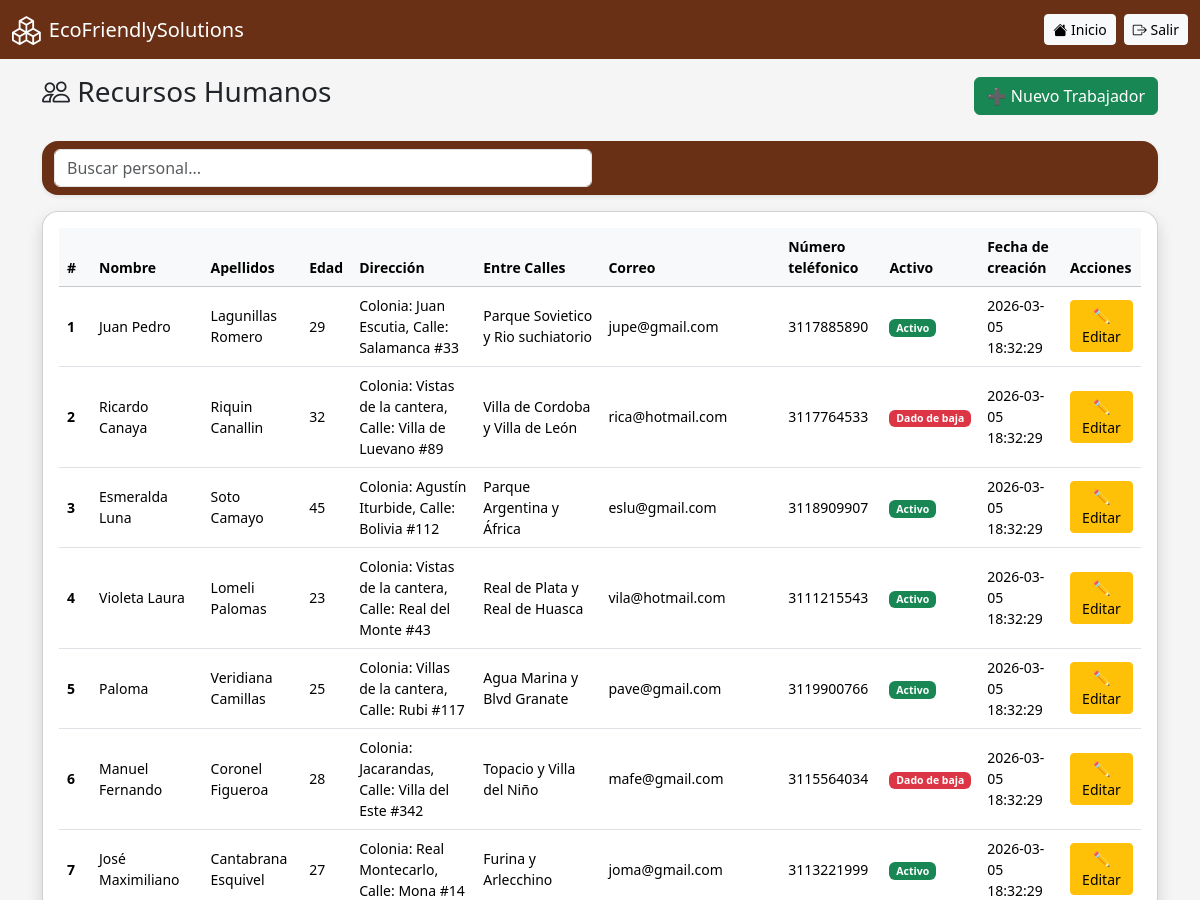
The page /rh/listar.php (signed in, upper part) on the database as committed earlier.
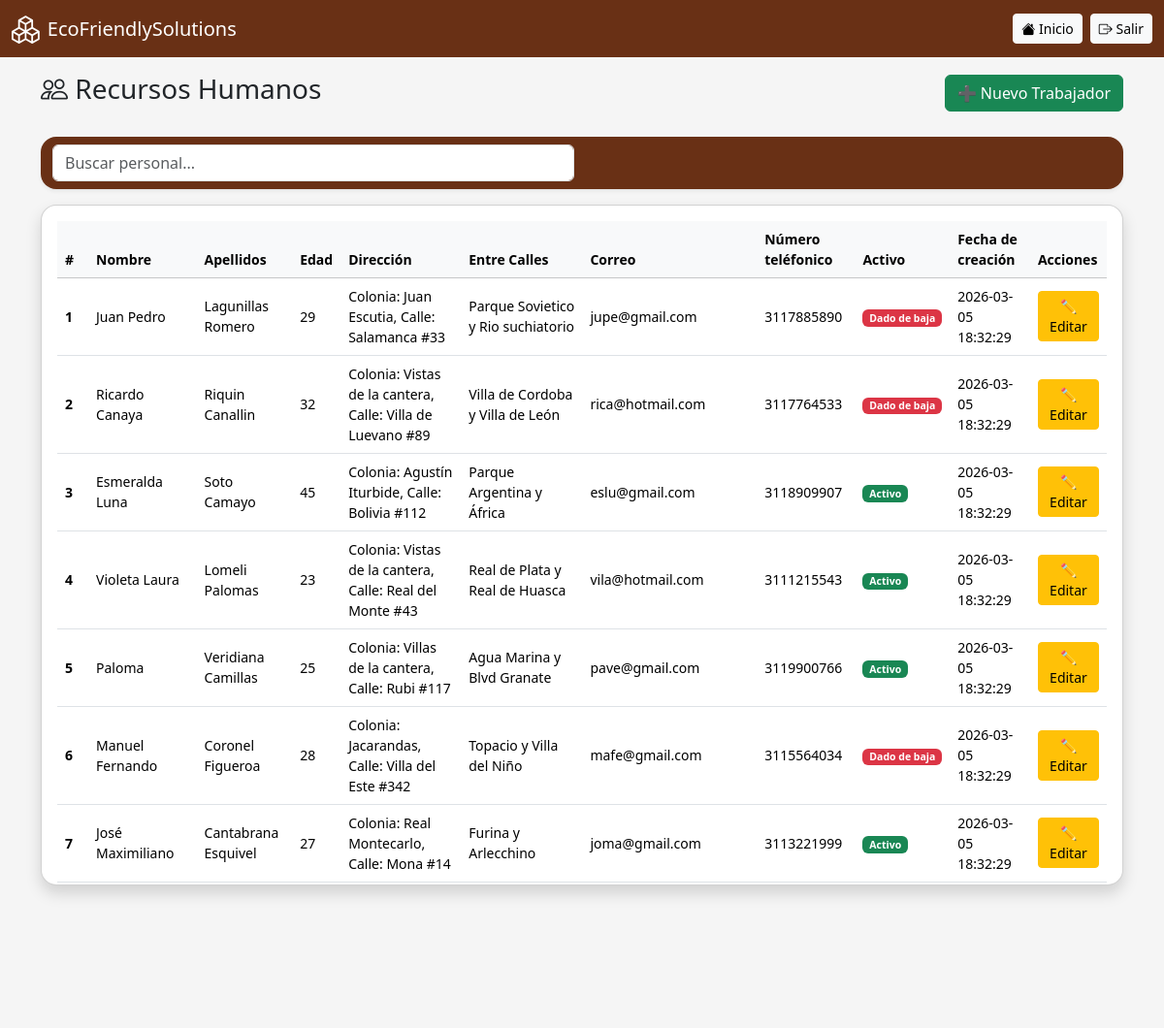
The same page on the database as committed later.
### tables this page shows
CREATE TABLE `rh` (
  `id_trabajador` int(11) NOT NULL,
  `nombre` varchar(100) NOT NULL,
  `apellidos` varchar(150) DEFAULT NULL,
  `rol` tinyint(1) NOT NULL DEFAULT 0,
  `password` varchar(150) DEFAULT NULL,
  `edad` int(11) DEFAULT NULL,
  `direccion` varchar(150) DEFAULT NULL,
  `entre_calles` varchar(200) DEFAULT NULL,
  `correo` varchar(100) DEFAULT NULL,
  `numero_telefonico` bigint(11) DEFAULT NULL,
  `activo` tinyint(1) NOT NULL DEFAULT 1,
  `fecha_creacion` timestamp NOT NULL DEFAULT current_timestamp()
);

### rh/listar.php (the view, shortened to what this page needs)
<?php
include '../includes/conexion.php';
include '../includes/header.php';
$result = $conn->query("
SELECT * FROM rh
");
?>
<div class="d-flex justify-content-between align-items-center mb-4">
    <h3><i class="bi bi-people "></i> Recursos Humanos</h3>
    <a href="crear.php" class="btn btn-success">➕ Nuevo Trabajador</a>
</div>
<nav class="navbar bg-body-tertiary mb-3 rounded-4 shadow-sm">
  <div class="container-fluid">
    <div class="col-12 col-md-6"> <form class="d-flex" role="search" onsubmit="return false;">
            <input class="form-control me-2" type="search" id="inputBusqueda" placeholder="Buscar personal...">
        </form>
    </div>
  </div>
</nav>
<div class="card shadow rounded-4">
<div class="card-body table-responsive" style="max-height: 700px; overflow-y: auto;">
<table class="table table-hover align-middle small" id="tablarh">
<thead class="table-light">
<tr>
<th style="position: sticky; top: 0; z-index: 2; background-color: #f8f9fa;">#</th>
<th style="position: sticky; top: 0; z-index: 2; background-color: #f8f9fa;">Nombre</th>
<th style="position: sticky; top: 0; z-index: 2; background-color: #f8f9fa;">Apellidos</th>
<th style="position: sticky; top: 0; z-index: 2; background-color: #f8f9fa;">Edad</th>
<th style="position: sticky; top: 0; z-index: 2; background-color: #f8f9fa;">Dirección</th>
<th style="position: sticky; top: 0; z-index: 2; background-color: #f8f9fa;">Entre Calles</th>
<th style="position: sticky; top: 0; z-index: 2; background-color: #f8f9fa;">Correo</th>
<th style="position: sticky; top: 0; z-index: 2; background-color: #f8f9fa;">N&uacute;mero tel&eacute;fonico</th>
<th style="position: sticky; top: 0; z-index: 2; background-color: #f8f9fa;">Activo</th>
<th style="position: sticky; top: 0; z-index: 2; background-color: #f8f9fa;">Fecha de creaci&oacute;n</th>
<th style="position: sticky; top: 0; z-index: 2; background-color: #f8f9fa;">Acciones</th>
</tr>
</thead>
<tbody>
<?php $contador = 1; ?>
<?php while($row = $result->fetch_assoc()): ?>
<tr><td><strong><?= $contador; ?></strong></td>
<td><?= htmlspecialchars($row['nombre']); ?></td>
<td><?= htmlspecialchars($row['apellidos']); ?></td>
<td><?= ($row['edad']); ?></td>
<td><?= htmlspecialchars($row['direccion']); ?></td>
<td><?= htmlspecialchars($row['entre_calles']); ?></td>
<td><?= htmlspecialchars($row['correo']); ?></td>
<td><?= ($row['numero_telefonico']); ?></td>
<td>
<?php if($row['activo'] == 1): ?>
<span class="badge bg-success">Activo</span>
<?php else: ?>
<span class="badge bg-danger">Dado de baja</span>
<?php endif; ?>
</td>
<td><?= htmlspecialchars($row['fecha_creacion']); ?></td>
<td class="text-center">
<div class="d-flex flex-row flex-sm-row justify-content-center gap-1">
<a href="editar.php?id=<?= $row['id_trabajador']; ?>"
class="btn btn-sm btn-warning">
✏️ Editar
</a>
</div>
</td>
</tr>
<?php $contador++; ?>
<?php endwhile; ?>
</tbody>
</table>
</div>
</div>
<?php include '../includes/footer.php'; ?>

Rows that differ between the two databases and show on the page:
changed rh "Juan Pedro": activo "Activo" → "Dado de baja"
